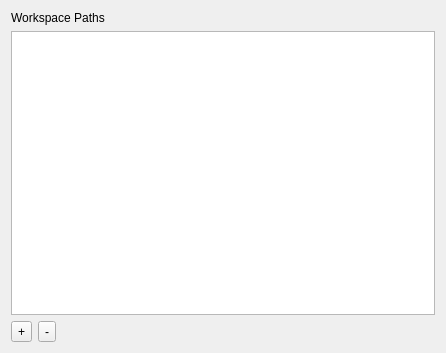
<?xml version="1.0" encoding="UTF-8"?>
<ui version="4.0">
 <class>Form</class>
 <widget class="QWidget" name="Form">
  <property name="geometry">
   <rect>
    <x>0</x>
    <y>0</y>
    <width>446</width>
    <height>353</height>
   </rect>
  </property>
  <property name="windowTitle">
   <string>Form</string>
  </property>
  <layout class="QVBoxLayout" name="verticalLayout">
   <item>
    <widget class="QLabel" name="label">
     <property name="text">
      <string>Workspace Paths</string>
     </property>
    </widget>
   </item>
   <item>
    <widget class="QListView" name="workspace_paths_list_view"/>
   </item>
   <item>
    <layout class="QHBoxLayout" name="horizontalLayout">
     <item>
      <widget class="QToolButton" name="add_button">
       <property name="text">
        <string>+</string>
       </property>
      </widget>
     </item>
     <item>
      <widget class="QToolButton" name="remove_button">
       <property name="text">
        <string>-</string>
       </property>
      </widget>
     </item>
     <item>
      <spacer name="horizontalSpacer">
       <property name="orientation">
        <enum>Qt::Horizontal</enum>
       </property>
       <property name="sizeHint" stdset="0">
        <size>
         <width>40</width>
         <height>20</height>
        </size>
       </property>
      </spacer>
     </item>
    </layout>
   </item>
  </layout>
 </widget>
 <resources/>
 <connections/>
</ui>
